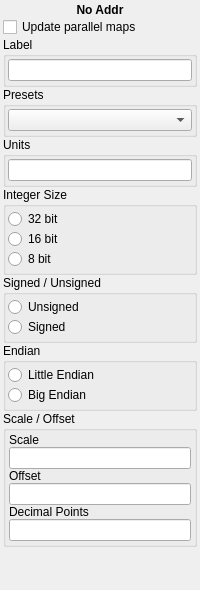
       <widget class="QWidget" name="tabMap">
        <attribute name="title">
         <string>Map</string>
        </attribute>
        <layout class="QVBoxLayout" name="verticalLayout_18">
         <property name="spacing">
          <number>0</number>
         </property>
         <property name="margin">
          <number>3</number>
         </property>
         <item>
          <widget class="QLabel" name="addrMap">
           <property name="font">
            <font>
             <weight>75</weight>
             <bold>true</bold>
            </font>
           </property>
           <property name="text">
            <string>No Addr</string>
           </property>
           <property name="alignment">
            <set>Qt::AlignCenter</set>
           </property>
          </widget>
         </item>
         <item>
          <widget class="QCheckBox" name="updateParallel">
           <property name="text">
            <string>Update parallel maps</string>
           </property>
          </widget>
         </item>
         <item>
          <widget class="QGroupBox" name="group_labelMap">
           <property name="sizePolicy">
            <sizepolicy hsizetype="Preferred" vsizetype="Minimum">
             <horstretch>0</horstretch>
             <verstretch>0</verstretch>
            </sizepolicy>
           </property>
           <property name="title">
            <string>Label</string>
           </property>
           <layout class="QGridLayout" name="gridLayout_3">
            <property name="leftMargin">
             <number>2</number>
            </property>
            <property name="topMargin">
             <number>2</number>
            </property>
            <property name="rightMargin">
             <number>2</number>
            </property>
            <property name="bottomMargin">
             <number>3</number>
            </property>
            <property name="spacing">
             <number>0</number>
            </property>
            <item row="0" column="0">
             <widget class="QLineEdit" name="labelMap"/>
            </item>
           </layout>
          </widget>
         </item>
         <item>
          <widget class="QGroupBox" name="group_presetMap">
           <property name="sizePolicy">
            <sizepolicy hsizetype="Preferred" vsizetype="Minimum">
             <horstretch>0</horstretch>
             <verstretch>0</verstretch>
            </sizepolicy>
           </property>
           <property name="title">
            <string>Presets</string>
           </property>
           <layout class="QGridLayout" name="gridLayout_2">
            <property name="leftMargin">
             <number>2</number>
            </property>
            <property name="topMargin">
             <number>2</number>
            </property>
            <property name="rightMargin">
             <number>2</number>
            </property>
            <property name="bottomMargin">
             <number>3</number>
            </property>
            <property name="spacing">
             <number>0</number>
            </property>
            <item row="0" column="0">
             <widget class="QComboBox" name="presetMap"/>
            </item>
           </layout>
          </widget>
         </item>
         <item>
          <widget class="QGroupBox" name="group_unitsMap">
           <property name="sizePolicy">
            <sizepolicy hsizetype="Preferred" vsizetype="Minimum">
             <horstretch>0</horstretch>
             <verstretch>0</verstretch>
            </sizepolicy>
           </property>
           <property name="title">
            <string>Units</string>
           </property>
           <layout class="QGridLayout" name="gridLayout_8">
            <property name="leftMargin">
             <number>2</number>
            </property>
            <property name="topMargin">
             <number>2</number>
            </property>
            <property name="rightMargin">
             <number>2</number>
            </property>
            <property name="bottomMargin">
             <number>3</number>
            </property>
            <property name="spacing">
             <number>0</number>
            </property>
            <item row="0" column="0">
             <widget class="QLineEdit" name="unitsMap"/>
            </item>
           </layout>
          </widget>
         </item>
         <item>
          <widget class="QGroupBox" name="group_sizeMap">
           <property name="sizePolicy">
            <sizepolicy hsizetype="Preferred" vsizetype="Minimum">
             <horstretch>0</horstretch>
             <verstretch>0</verstretch>
            </sizepolicy>
           </property>
           <property name="title">
            <string>Integer Size</string>
           </property>
           <layout class="QVBoxLayout" name="verticalLayout_14">
            <property name="spacing">
             <number>0</number>
            </property>
            <property name="leftMargin">
             <number>2</number>
            </property>
            <property name="topMargin">
             <number>2</number>
            </property>
            <property name="rightMargin">
             <number>2</number>
            </property>
            <property name="bottomMargin">
             <number>3</number>
            </property>
            <item>
             <widget class="QRadioButton" name="button_32bitMap">
              <property name="text">
               <string>32 bit</string>
              </property>
             </widget>
            </item>
            <item>
             <widget class="QRadioButton" name="button_16bitMap">
              <property name="text">
               <string>16 bit</string>
              </property>
             </widget>
            </item>
            <item>
             <widget class="QRadioButton" name="button_8bitMap">
              <property name="text">
               <string>8 bit</string>
              </property>
             </widget>
            </item>
           </layout>
          </widget>
         </item>
         <item>
          <widget class="QGroupBox" name="group_signedMap">
           <property name="sizePolicy">
            <sizepolicy hsizetype="Preferred" vsizetype="Minimum">
             <horstretch>0</horstretch>
             <verstretch>0</verstretch>
            </sizepolicy>
           </property>
           <property name="title">
            <string>Signed / Unsigned</string>
           </property>
           <layout class="QVBoxLayout" name="verticalLayout_15">
            <property name="spacing">
             <number>0</number>
            </property>
            <property name="leftMargin">
             <number>2</number>
            </property>
            <property name="topMargin">
             <number>2</number>
            </property>
            <property name="rightMargin">
             <number>2</number>
            </property>
            <property name="bottomMargin">
             <number>3</number>
            </property>
            <item>
             <widget class="QRadioButton" name="unsignedMap">
              <property name="text">
               <string>Unsigned</string>
              </property>
             </widget>
            </item>
            <item>
             <widget class="QRadioButton" name="signedMap">
              <property name="text">
               <string>Signed</string>
              </property>
             </widget>
            </item>
           </layout>
          </widget>
         </item>
         <item>
          <widget class="QGroupBox" name="group_endianMap">
           <property name="sizePolicy">
            <sizepolicy hsizetype="Preferred" vsizetype="Minimum">
             <horstretch>0</horstretch>
             <verstretch>0</verstretch>
            </sizepolicy>
           </property>
           <property name="title">
            <string>Endian</string>
           </property>
           <layout class="QVBoxLayout" name="verticalLayout_16">
            <property name="spacing">
             <number>0</number>
            </property>
            <property name="leftMargin">
             <number>2</number>
            </property>
            <property name="topMargin">
             <number>2</number>
            </property>
            <property name="rightMargin">
             <number>2</number>
            </property>
            <property name="bottomMargin">
             <number>3</number>
            </property>
            <item>
             <widget class="QRadioButton" name="littleEndianMap">
              <property name="text">
               <string>Little Endian</string>
              </property>
             </widget>
            </item>
            <item>
             <widget class="QRadioButton" name="bigEndianMap">
              <property name="text">
               <string>Big Endian</string>
              </property>
             </widget>
            </item>
           </layout>
          </widget>
         </item>
         <item>
          <widget class="QGroupBox" name="group_scaleMap">
           <property name="sizePolicy">
            <sizepolicy hsizetype="Preferred" vsizetype="Minimum">
             <horstretch>0</horstretch>
             <verstretch>0</verstretch>
            </sizepolicy>
           </property>
           <property name="title">
            <string>Scale / Offset</string>
           </property>
           <layout class="QVBoxLayout" name="verticalLayout_17">
            <property name="spacing">
             <number>0</number>
            </property>
            <property name="leftMargin">
             <number>3</number>
            </property>
            <property name="topMargin">
             <number>2</number>
            </property>
            <property name="rightMargin">
             <number>3</number>
            </property>
            <property name="bottomMargin">
             <number>3</number>
            </property>
            <item>
             <widget class="QLabel" name="label_scaleMap">
              <property name="text">
               <string>Scale</string>
              </property>
              <property name="buddy">
               <cstring>edit_scaleMap</cstring>
              </property>
             </widget>
            </item>
            <item>
             <widget class="QLineEdit" name="edit_scaleMap"/>
            </item>
            <item>
             <widget class="QLabel" name="label_offsetMap">
              <property name="text">
               <string>Offset</string>
              </property>
              <property name="buddy">
               <cstring>edit_offsetMap</cstring>
              </property>
             </widget>
            </item>
            <item>
             <widget class="QLineEdit" name="edit_offsetMap"/>
            </item>
            <item>
             <widget class="QLabel" name="label_dpMap">
              <property name="text">
               <string>Decimal Points</string>
              </property>
              <property name="buddy">
               <cstring>edit_scaleMap</cstring>
              </property>
             </widget>
            </item>
            <item>
             <widget class="QLineEdit" name="edit_dpMap"/>
            </item>
           </layout>
          </widget>
         </item>
         <item>
          <spacer name="verticalSpacer">
           <property name="orientation">
            <enum>Qt::Vertical</enum>
           </property>
           <property name="sizeHint" stdset="0">
            <size>
             <width>20</width>
             <height>40</height>
            </size>
           </property>
          </spacer>
         </item>
        </layout>
       </widget>
